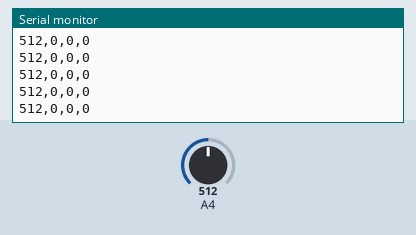
This sketch was run on a simulated Arduino Leonardo, built with avr-gcc and run on an emulated ATmega32U4. On the bench: the last lines printed to the serial monitor. Inputs (shaded band) come from the test bench; at power-on: A4 = 512.

Above: at 1.2 s.
1.3 s: A4 set to 716
At 2.3 s:
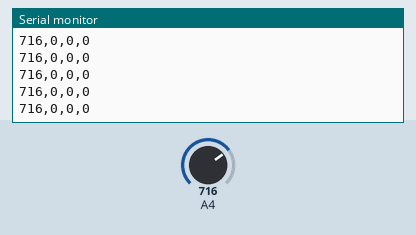
2.8 s: A4 set to 900
At 3.8 s:
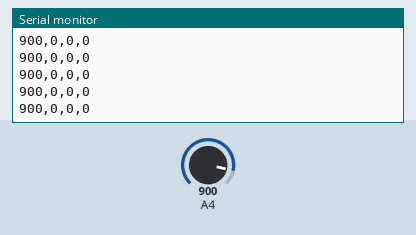
Timing chart, 0 to 5.8 s (numbered marks = the images above; inputs shaded):
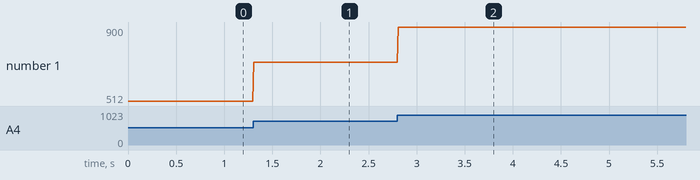

Measured:
- after the input at 1.3 s, the serial monitor: prints a new line at once (image 1)
- after the input at 2.8 s, the serial monitor: prints a new line at once (image 2)
- plotted number 1: 512 → 716 after the input at 1.3 s, 716 → 900 after the input at 2.8 s

The sketch:

EsploraPong.ino
```cpp
/*
  Esplora Pong

 This  sketch connects serially to a Processing sketch to control a Pong game.
 It sends the position of the slider and the states of three pushbuttons to the
 Processing sketch serially, separated by commas. The Processing sketch uses that
 data to control the graphics in the sketch.

 The slider sets a paddle's height
 Switch 1 is resets the game
 Switch 2 resets the ball to the center
 Switch 3 reverses the players

 You can play this game with one or two Esploras.

 Created on 22 Dec 2012
 by Tom Igoe

 This example is in the public domain.
 */

#include <Esplora.h>

void setup() {
  Serial.begin(9600);     // initialize serial communication
}

void loop() {
  // read the slider and three of the buttons
  int slider = Esplora.readSlider();
  int resetButton = Esplora.readButton(SWITCH_1);
  int serveButton = Esplora.readButton(SWITCH_3);
  int switchPlayerButton = Esplora.readButton(SWITCH_4);

  Serial.print(slider);                // print the slider value
  Serial.print(",");                   // add a comma
  Serial.print(resetButton);           // print the reset button value
  Serial.print(",");                   // add another comma
  Serial.print(serveButton);           // print the serve button value
  Serial.print(",");                   // add another comma
  Serial.println(switchPlayerButton);  // print the last button with a newline
  delay(10);                           // delay before sending the next set
}
```
